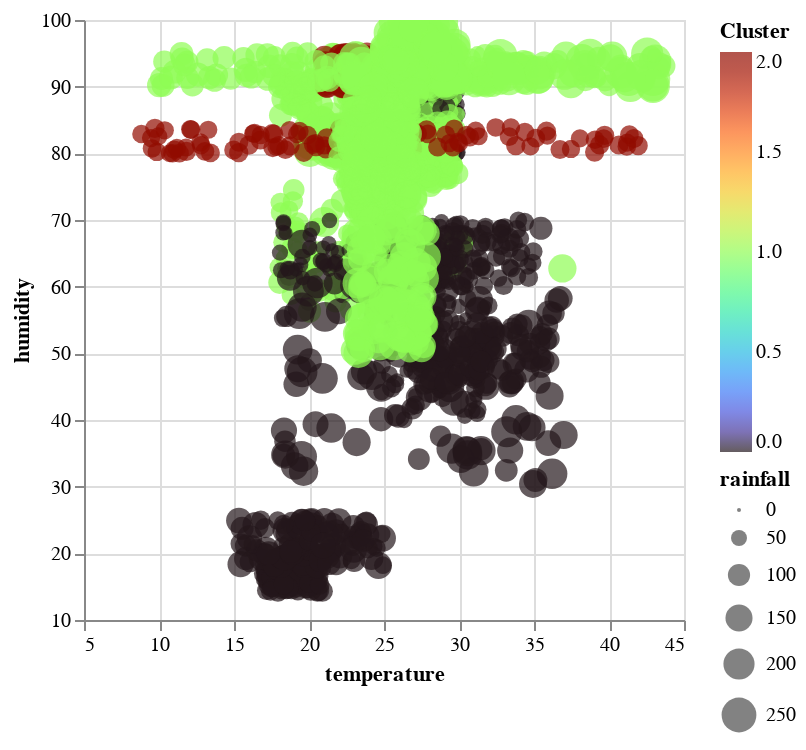

The notebook cell this image was saved under:
### Code cell
DeepnoteChart(df, """{"layer":[{"layer":[{"mark":{"clip":true,"type":"circle","tooltip":true},"encoding":{"x":{"sort":null,"type":"quantitative","field":"temperature","scale":{"type":"linear","zero":false},"format":{"type":"default","decimals":null},"formatType":"numberFormatFromNumberType"},"y":{"sort":null,"type":"quantitative","field":"humidity","scale":{"type":"linear","zero":false},"format":{"type":"default","decimals":null},"formatType":"numberFormatFromNumberType"},"size":{"sort":null,"type":"quantitative","field":"rainfall"},"color":{"sort":null,"type":"quantitative","field":"Cluster","scale":{"scheme":"turbo"}}}}]}],"title":"","config":{"legend":{}},"$schema":"https://vega.github.io/schema/vega-lite/v5.json","encoding":{}}""")

### Figure 1 — Vega-Lite specification as saved in the notebook (floating-point values rounded to 4 significant figures; data arrays with more than 128 entries replaced by an {"elided": "..."} marker saying what was removed)
{"layer": [{"layer": [{"mark": {"clip": true, "type": "circle", "tooltip": true}, "encoding": {"x": {"sort": null, "type": "quantitative", "field": "temperature", "scale": {"type": "linear", "zero": false}, "format": {"type": "default", "decimals": null}, "formatType": "numberFormatFromNumberType"}, "y": {"sort": null, "type": "quantitative", "field": "humidity", "scale": {"type": "linear", "zero": false}, "format": {"type": "default", "decimals": null}, "formatType": "numberFormatFromNumberType"}, "size": {"sort": null, "type": "quantitative", "field": "rainfall"}, "color": {"sort": null, "type": "quantitative", "field": "Cluster", "scale": {"scheme": "turbo"}}}}]}], "title": "", "config": {"legend": {}}, "$schema": "https://vega.github.io/schema/vega-lite/v5.json", "encoding": {}, "data": {"values": {"elided": "2200 records"}}}
